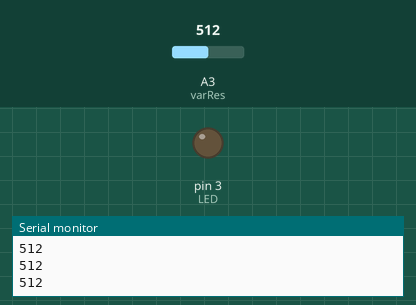
Recording of a sketch running on a simulated Arduino Uno, built with avr-gcc and run on an emulated ATmega328P. On the bench: output pins drawn as LEDs (lit = HIGH), the last lines printed to the serial monitor. The inputs (shaded band) are chosen by the test bench; at power-on: A3 (varRes) = 512.

Above: at 1.2 s.
1.3 s: A3 (varRes) set to 716
At 2.4 s:
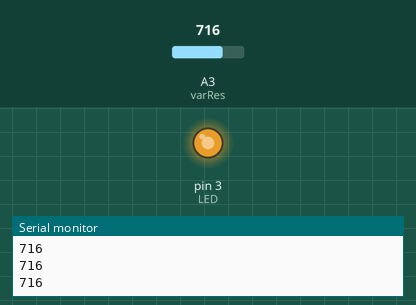
2.8 s: A3 (varRes) set to 751
At 3.6 s:
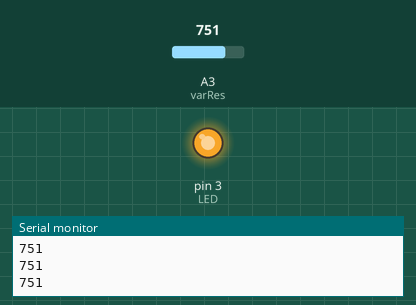
4.3 s: A3 (varRes) set to 768
At 4.7 s:
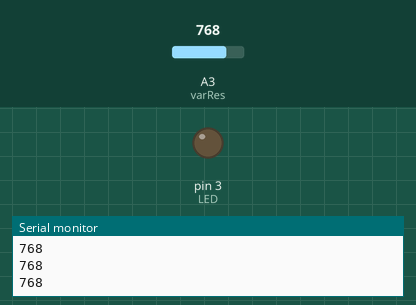
5.8 s: A3 (varRes) set to 900
At 7.0 s:
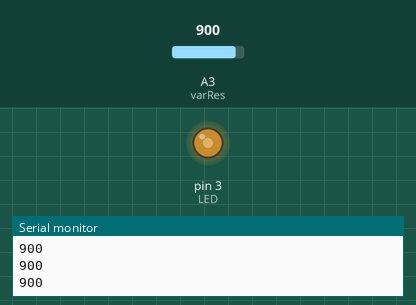
7.3 s: A3 (varRes) set to 306
At 8.2 s:
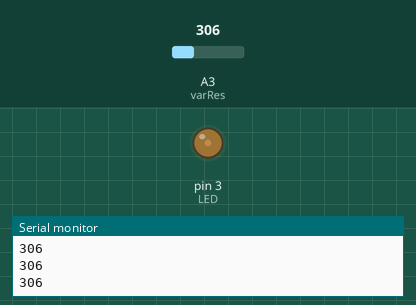
8.8 s: A3 (varRes) set to 0
At 9.4 s:
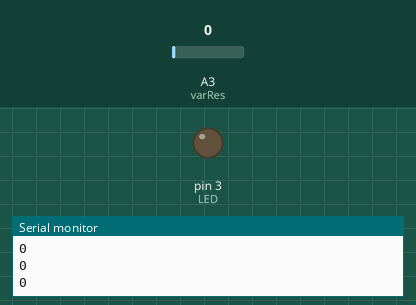
Timing chart, 0 to 11.3 s (numbered marks = the images above; inputs shaded):
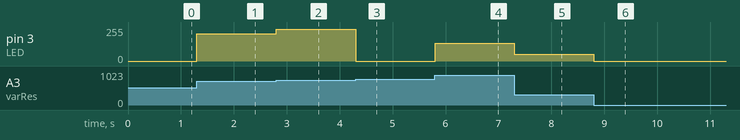

The sketch:

LED_and_variable_resistor_with_Error_and_Serial_monitor.ino
```cpp
#define LED 3 //Set pin 3 to be LED
#define varRes A3 //Set pin A3 to be variable resistor
int brightness; //Declare brightness as an integer
void setup() {
  pinMode(LED, OUTPUT); //Tell pin 3 to output voltage
  pinMode(varRes, INPUT); //Tell pin A3 to read the voltage
  Serial.begin(9600); //Initialise serial monitor and set communication via 9600
}

void loop() {
  brightness = analogRead(varRes); //Pin A3 is used to read the voltage. Analog read is used so a range of values can be obtained.
  analogWrite(LED,brightness); //Pin 3 is used to output the voltage. Pin 3 is used as it is a PWM pin. ONLY PWM pin can analogWrite. Analog pin cannot output analog values.
  Serial.println(brightness); //This is different from C. There is no need to put a specifier for print!
}
```

Measured:
- the behaviour switches between 767 and 768 on A3 (varRes) (found by bisection; images 2 and 3)
- after the input at 1.3 s, pin 3 (LED): 0/255 → 204/255 at once
- after the input at 2.8 s, pin 3 (LED): 204/255 → 239/255 at once
- after the input at 4.3 s, pin 3 (LED): 239/255 → 0/255 at once
- after the input at 5.8 s, pin 3 (LED): 0/255 → 132/255 at once
- after the input at 7.3 s, pin 3 (LED): 132/255 → 50/255 at once
- after the input at 8.8 s, pin 3 (LED): 50/255 → 0/255 at once
